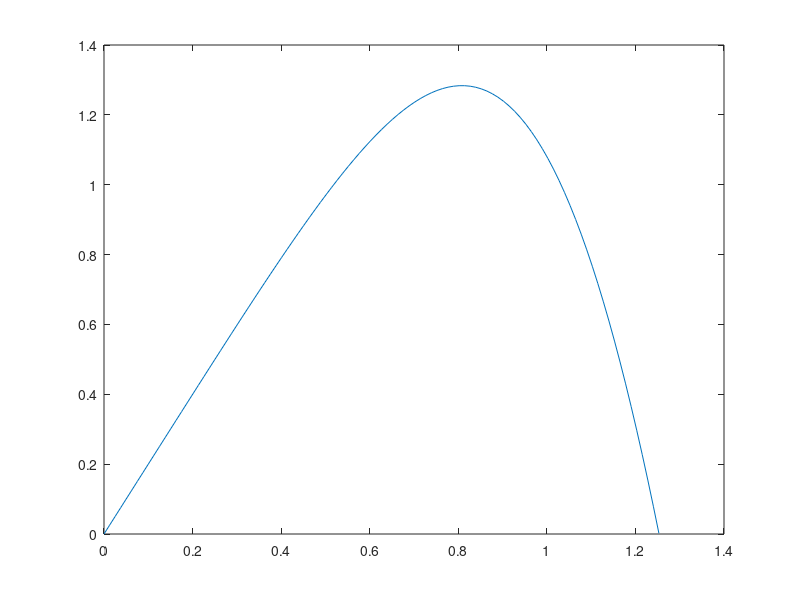

MATLAB code to generate this figure:
% orinal equation plot
h=(sqrt((3.14/2))-0)/100;
x=0;
for i=1:101
    ta(1,i)=x;
    ta(2,i)=2*x*cos(x*x);
    x=x+h;
end
plot(ta(1,:),ta(2,:));